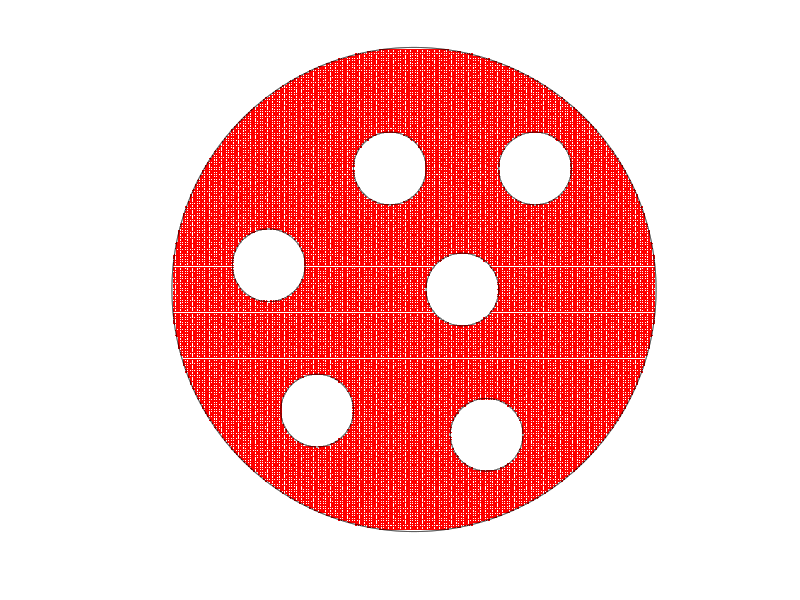

This chart was generated by the following MATLAB code: (Note: this script raises an error after producing the figure.)
% Example_7cr55_contour_save.m
% Nasser June 12, 2019
clear;clc
% To generate the data in the files:
% x7cr_55_pt.mat, y7cr_55_pt.mat, R7cr_55_pt.mat,
% which will be used by the MATLAB file:
% Example_7cr55_contour_plot.m
% to plot the contour lines in Figure 17 (left) in the paper:
% E. Kalmoun, M. Nasser and M. Vuorinen, Numerical computation of Mityuk's
% function and radius for some canonical slit domains. 
% 
%
% choose the values of theta_0, theta_1, ..., theta_6
% here theta_1=theta_2=theta_3=theta_4=theta_5=theta_6=pi/2 (the canonical 
% domain is the unit disk with 6 circular slits
%
thetak = [pi/2;pi/2;pi/2;pi/2;pi/2;pi/2;pi/2];
centk  = [0       ; 0.2+0.0i; 0.5+0.5i;-0.1+0.5i;-0.6+0.1i;-0.4-0.5i; 0.3-0.6i; ];
% The parametrization of the boundary
n  =  2^14;
t  = [0:2*pi/n:2*pi-2*pi/n].';
k  =  1; % the unit circle: |z|=1
et(1+(k-1)*n:k*n,1)  =  1.* exp(i.*t);
etp(1+(k-1)*n:k*n,1) =  1i.*exp(i.*t);
for k=2:length(centk)
    % the inner circle: |z-0.0|=0.2
    et(1+(k-1)*n:k*n,1)  =  centk(k) +0.15.* exp(-i.*t);
    etp(1+(k-1)*n:k*n,1) =           -0.15i.*exp(-i.*t);
end
% 
% generat a meshgrid in the domain G
[x,y]=meshgrid([-0.99:0.01:0.99],[-0.99:0.01:0.99]);
z=x+i*y;
z(abs(z)>=1) = NaN;
for k=2:length(centk)
    z(abs(z-centk(k))<=0.15) = NaN;
end
sum(sum(abs(z)>=0))

figure
hold on
box on
plot(real(z),imag(z),'.r');
for k=1:length(centk)
    crv=et(1+(k-1)*n:k*n,1);plot(real(crv),imag(crv),'k');
end
axis equal
grid on
axis([-1.01  1.01 -1.01  1.01])
axis off
%
% 
% 
% computing the values of Compute Mityuk's radius R(G,alpha) where alpha is
% the matrix of meshgrid points
[mz,nz]  = size(z);
for k=1:mz
    for j=1:nz
        if abs(z(k,j))>=0
            R(k,j)  =  Mityuk(et,etp,n,thetak,z(k,j));
        else
            R(k,j)  =  NaN;
        end
        [x(k,j) y(k,j) R(k,j)]
    end
end
% save the data
save('x7cr_55_pt.mat', 'x', '-ascii', '-double')
save('y7cr_55_pt.mat', 'y', '-ascii', '-double')
save('R7cr_55_pt.mat', 'R', '-ascii', '-double')
%